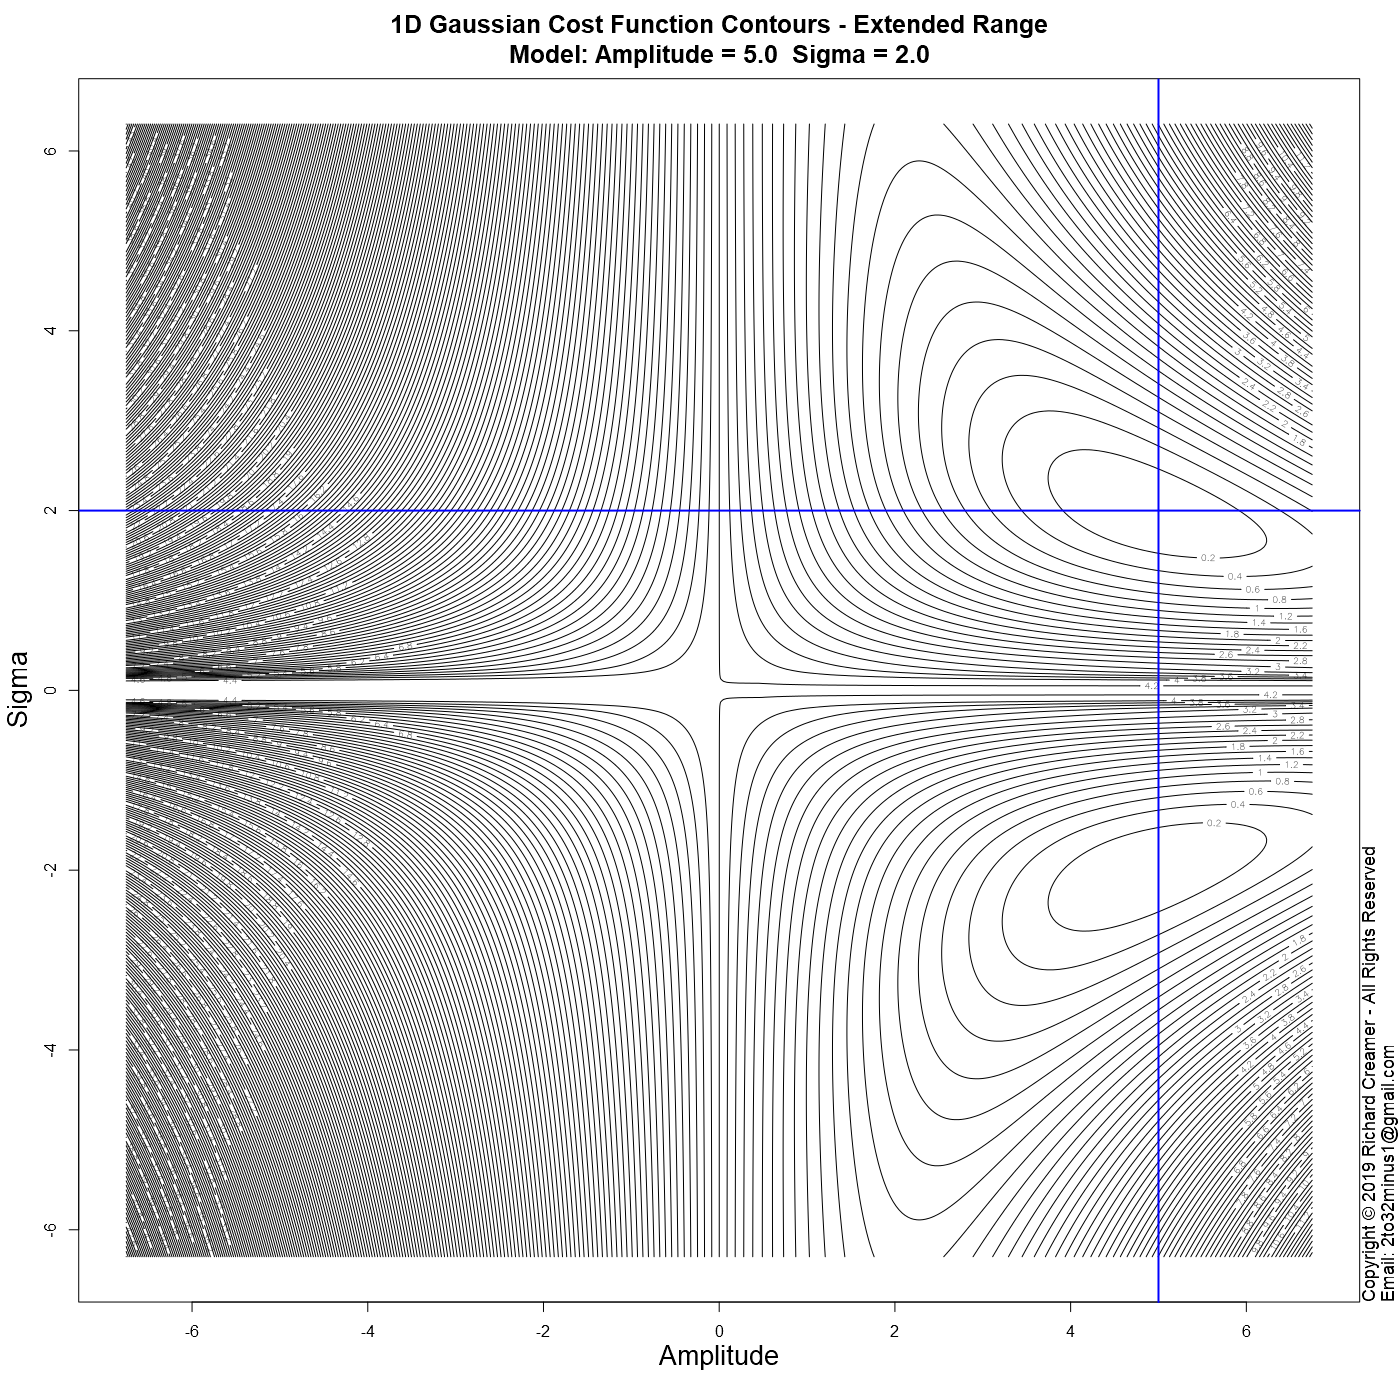

This figure's R source:
##############################################################
### Copyright (c) Richard Creamer 2019 - All Rights Reserved
### Inquiries: email [email redacted]
##############################################################

### Globals
fontScale = 1.2    # Global font size variable
lf        = 1.2    # Enlarge font of plot labels
verbose   = FALSE  # Verbose printing
lw        = 2      # Line width
xMargin   = 1      # X-axis margin for plots
yMargin   = 1      # Y-axis margin for plots
de        = 0.01   # Small constant for estimating derivatives numerically
smlPts    = 1      # Small  data point/circle
medPts    = 1.5    # Medium data point/circle
lrgPts    = 2.0    # Large  data point/circle

### Run this function to generate this plot
runFunc = function() {
	dw = 1000
	dh = 750	
	path = "D:/Code/R/LeastSquaresPlay/PlotsAndAssocCode/Plot48/"
	savePngVerbose( paste(path, "Plot48.png", sep=""), plotGaussianCostFuncExt, w=1400, h=1400, un="px" )
}

### Plot extended Gaussian cost function without convergence trails
plotGaussianCostFuncExt = function( nLevels=250, drawCrossHairs=TRUE ) {
	set.seed( 3 )
	gd = makeGaussianTestData()
	trueS = gd$trueSigma
	trueA = gd$trueAmpl	
	maxA = trueA * 1.5
	minA = -maxA
	maxS = trueS * 3.5
	minS = -maxS
	gridAmpls  = seq( minA * 0.9, maxA * 0.9, length=400 )
	gridSigmas = seq( minS * 0.9, maxS * 0.9, length=400 )
	plotTitle = paste( "1D Gaussian Cost Function Contours - Extended Range\n", sprintf("Model: Amplitude = %.1f  Sigma = %.1f", trueA, trueS), sep="" )
	
	z = getGaussErrorGrid( meanGaussSsdErr, gridAmpls, gridSigmas, gd$x, gd$y )
	contour( gridAmpls, gridSigmas, t(z), nlevels=nLevels, xlab="", ylab="", main=plotTitle, cex.main=1.3*fontScale )
	addAxisLabels( xLabel="Amplitude", yLabel="Sigma", cexVal=1.7 )
	
	if ( drawCrossHairs ) {
		x1 = gpl()$xLim[1]
		x2 = gpl()$xLim[2]
		y1 = gpl()$yLim[1]
		y2 = gpl()$yLim[2]
		lines( c(x1, x2), c( trueS, trueS ), col="blue", lwd=lw )
		lines( c(trueA, trueA), c(y1, y2), col="blue", lwd=lw )
	}	
}	

### Shared use case Gaussian data set generator used by several cooperating functions
makeGaussianTestData = function( trueAmpl=5, trueSigma=2, aGuess=sqrt(trueAmpl), sGuess=sqrt(trueSigma), nPts=40 ) {
	set.seed( 3 )
	x = seq( -5*trueSigma, 5*trueSigma, length=nPts )
	y = gauss1dFunc( x, trueAmpl, trueSigma ) + rnorm( length(x), sd=0.2 )
	guesses = list( a=aGuess, s=sGuess )
	tuple = list( trueAmpl=trueAmpl, trueSigma=trueSigma, x=x, y=y, nPts=nPts, guesses=guesses )
	return( tuple )
}

### Compute mean SSD Gaussian cost function over a grid of Amplitude and Sigma values
### Note: returned matrix may need to be transposed for some functions such as contour()
### TODO: Try to use outer()
getGaussErrorGrid = function( errorFunc, ampls, sigmas, x, y ) {
	nr = length( sigmas )
	nc = length( ampls )
	z = matrix( nrow=nr, ncol=nc )	
	for ( row in 1:nr ) {     # loop over y-coordinates (sigma)
		sigma = sigmas[row]
		for ( col in 1:nc ) { # loop over x-coordinates (amplitude)
			ampl = ampls[col]
			z[row, col] = errorFunc( x, y, a=ampl, sigma=sigma )
		}
	}
	return( z )
}

### 1D Gaussian
gauss1dFunc = function( x, a, sigma ) {
	return( a * exp( -0.5 * (x/sigma)^2 ) )
}

### Gaussian error/cost function - SSD
meanGaussSsdErr = function( x, y, a, sigma ) {
	return( (1/length(x)) * sum( (gauss1dFunc( x, a, sigma ) - y)^2 ) )
}

### Get Plot Limits : gpl()$xLim[1] --> left x-coord
gpl = function() {
	u = par( "usr" )
	return( list( xLim=u[1:2], yLim=u[3:4] ) )
}

### Convience method to add x/y axis labels
addAxisLabels = function( xLabel="x", yLabel="y", cexVal=1.3 ) {
	mtext( text=xLabel, side=1, line=2.5, cex=cexVal )
	mtext( text=yLabel, side=2, line=2.5, cex=cexVal )
}

### Save to PNG file, specify width and height
savePngVerbose = function( path, plotFunc, w=512, h=512, un="px", doCopyright=TRUE, ... ) {
	png( filename = path, type="cairo", units=un, width=w, height=h, pointsize=12, res=96 )
	plotFunc( ... )
	if ( doCopyright )
		addCopyright()
	dev.off()
}

### Add copyright notice to plot via text()
addCopyright = function() {
	mtext( "Copyright \uA9 2019 Richard Creamer - All Rights Reserved", side=4, line=0, adj=0, cex=1.1 )
	mtext( "Email: [email redacted]", side=4, line=1, adj=0, cex=1.1 )
}

runFunc()
